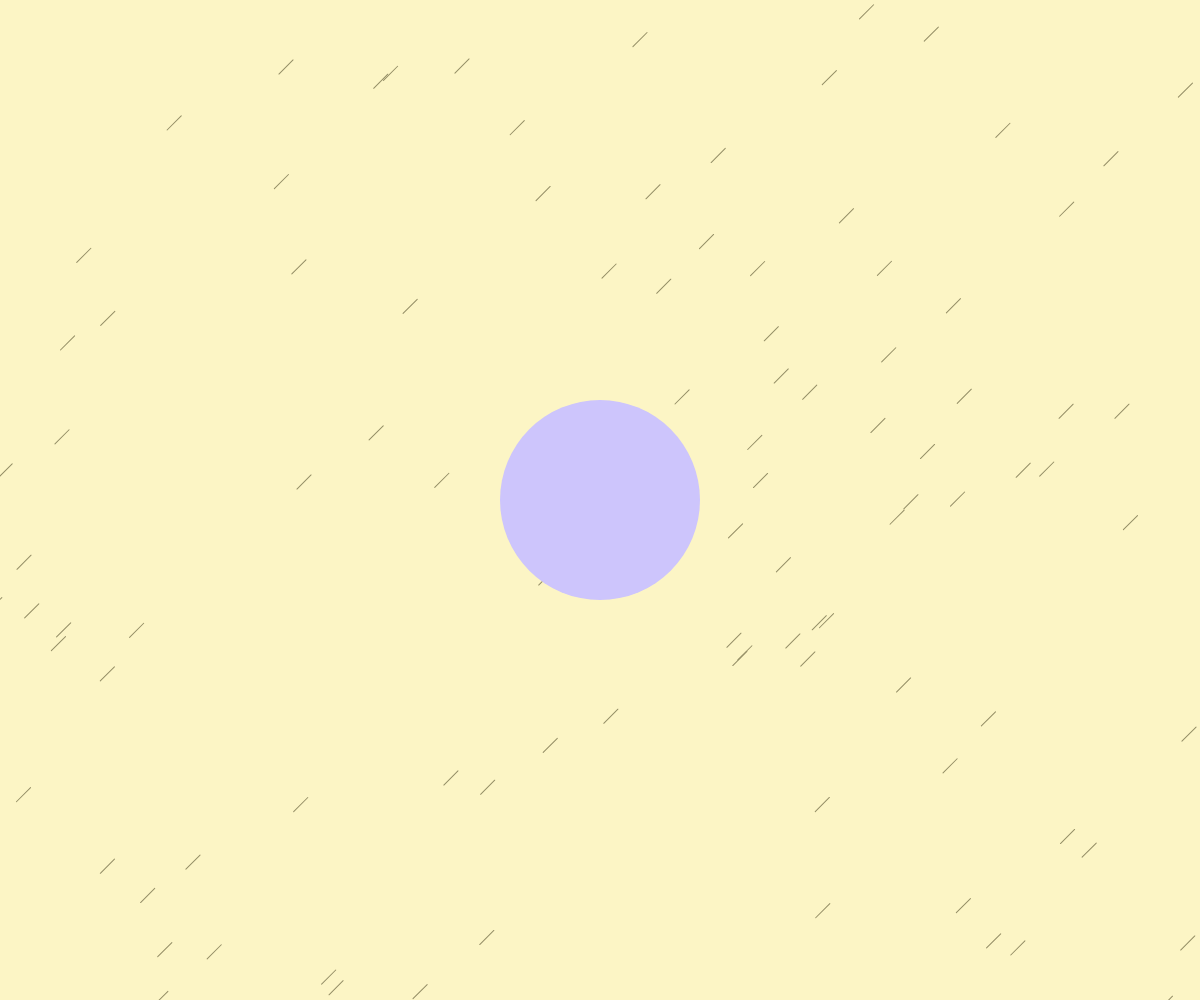
Frame 1 (no input)
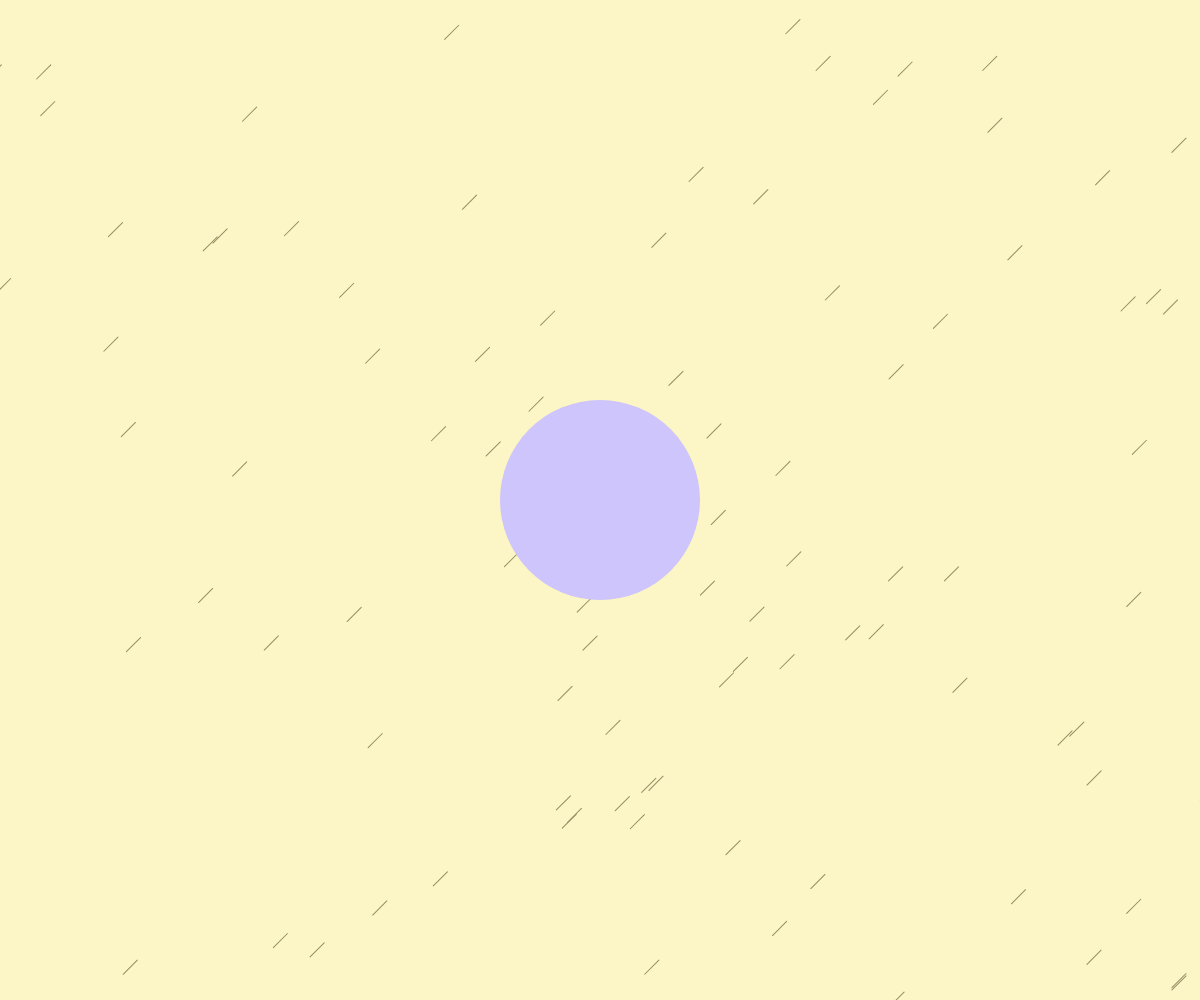
Frame 60 (no input)
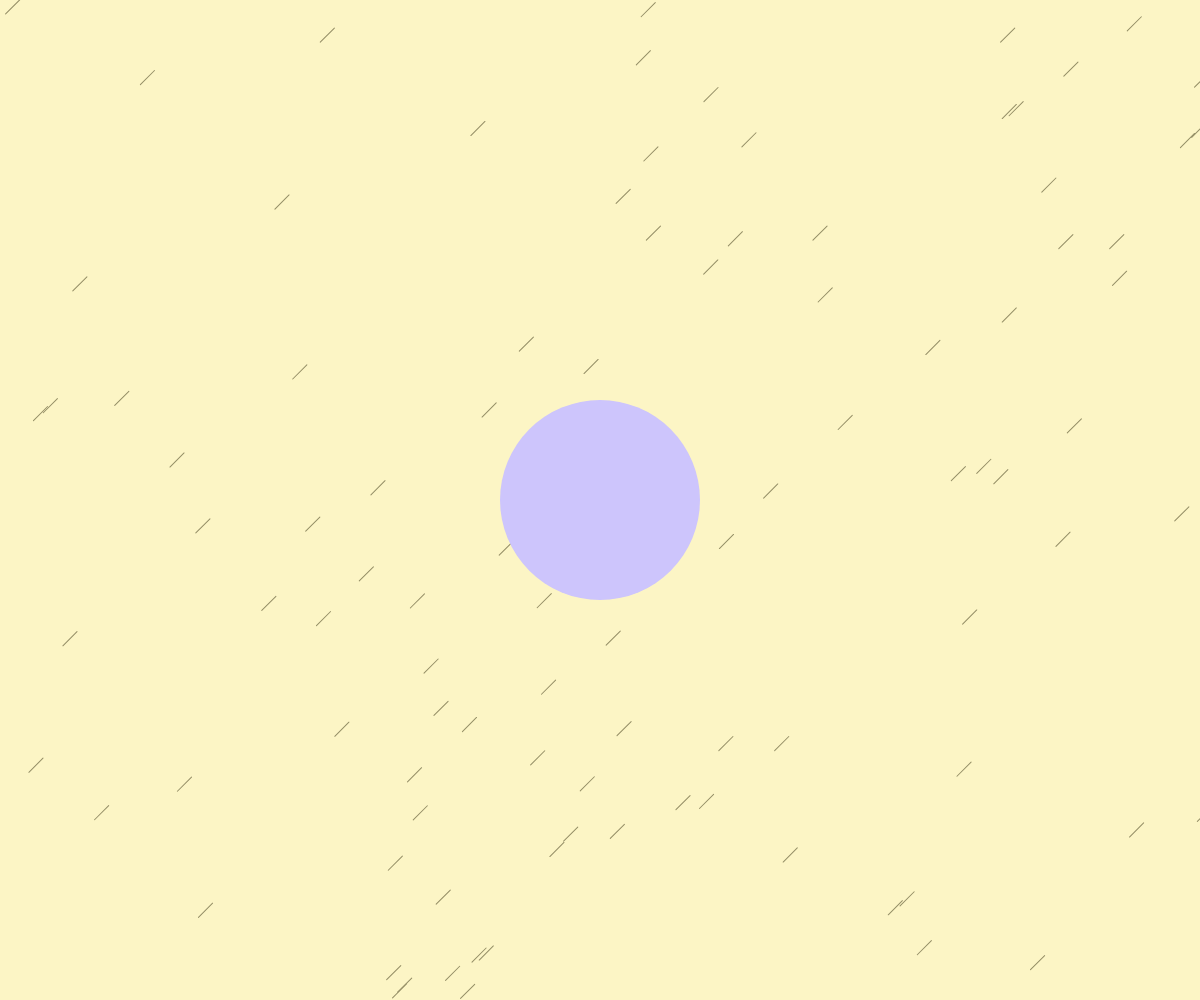
Frame 120 (the mouse pressed at the canvas centre since frame 60)

The p5.js sketch that drew these frames (run headless with seeded random() and noise() and a simulated clock; from frame 60 on, the mouse is pressed at the canvas centre):

// p5.js sketch
// ── sketch.js
var r = 100;
var num = 100;
var angle = 180-45;
var scratches = [];
var col_bg;
var col_sc;
var col_ci;
var entropy = 0.5;

function setup() {
  createCanvas(window.innerWidth, window.innerHeight);
  
  colorMode(HSB, 360, 100, 100, 100);
  col_bg = color(52,22,99);
  col_sc = color(52,31,58);
  col_ci = color(249,22,99);
  background(col_bg);
  
  for(var i=0; i<num; i++){
    var s = new scratch(random(width), random(height), 20, angle, col_sc, entropy);
    scratches.push(s);
  }
}

function draw() {
  background(col_bg);
  
  var dir = p5.Vector.fromAngle(radians(angle));
  for(var i=0; i<num; i++){
    scratches[i].animate(dir);
    scratches[i].display();
  }
  
  noStroke();
  fill(col_ci);
  ellipse(width/2, height/2, 200, 200);
}

window.onresize = function(){
  resizeCanvas(windowWidth, windowHeight);
}

// ── grassy.js
function grassy(px, l, c){
  this.coord = createVector(px, random(-20,20));
  this.len = l;
  this.wid = l/random(12,15);
  this.top = this.coord.y;
  this.col = c;

  this.animate = function(force){
    var move = force*this.len/80;
    this.top += move;
    this.top = constrain(this.top, this.coord.y-10, this.coord.y+10);
  }

  this.display = function(){
    stroke(this.col);
    strokeWeight(2);
    fill(this.col);

    push();
    translate(this.coord.x*windowWidth, windowHeight);
    beginShape();
    vertex(0,0);
    bezierVertex(0,0, 0,-this.len/2, -this.top,-l);
    bezierVertex(-this.top,-l, 0,-this.len/2, this.wid,0);
    endShape(CLOSE);
    pop();
  }
}

// ── scratch.js
function scratch(px, py, size, angle, col, e){
  this.pos = createVector(px, py);
  this.vel = p5.Vector.fromAngle(angle);
  this.acc = createVector(0, 0);
  this.maxspeed = 5;

  this.l = size;  // scratch length
  this.c = col;   // color
  this.theta = radians(angle);

  this.entropy = e;

  this.animate = function(dir){
    this.applyForce(dir);
    this.update();
  }

  this.applyForce = function(force){
    this.acc.add(force);
  }
  this.update = function(){
    var fact = 4*this.l/20;
    this.vel.add(this.acc);
    this.vel.setMag(fact);
    this.pos.add(this.vel);
    this.borders();
    this.acc.set(0);
  }
  this.borders = function(){
    if (this.pos.x < -this.l){
      this.pos.x = width + this.l;
      if(random(1) < this.entropy) this.pos.y = random(height);
    }
    if (this.pos.y < -this.l){
      this.pos.y = height + this.l;
      if(random(1) < this.entropy) this.pos.x = random(width);
    }
    if (this.pos.x > width + this.l){
      this.pos.x = -this.l;
      if(random(1) < this.entropy) this.pos.y = random(height);
    }
    if (this.pos.y > height + this.l){
      this.pos.y = -this.l;
      if(random(1) < this.entropy) this.pos.x = random(width);
    }
  }
  this.display = function(){
    stroke(this.c);
    strokeWeight(1);

    push();
    translate(this.pos.x, this.pos.y);
    rotate(this.theta);
    line(0,0, this.l,0);
    pop();
  }

}

// ── shapex.js
function shapex(px, py){
  colorMode(HSB, 360, 100, 100, 100);
  noiseSeed(random(10000));

  this.c1 = color(249,22,99);
  this.c2 = color(249,12,99);
  this.c3 = color(249,42,99);

  this.pos = createVector(px, py);
  this.points = [];
  var angle = 0;
  // var v = createVector(0,0);
  // this.points.push(v);

  for(var i=0; i<6; i++){
    angle = i*2*PI/6;
    var len = random(15,25);
    var v = p5.Vector.fromAngle(angle);
    v.setMag(len);
    this.points.push(v);
    print(v.x + " | " + v.y);
  }

  this.update = function(){
    for(var i=0; i<this.points.length; i++){
      // caca
    }
  }

  this.display = function(){
    stroke(this.c3);
    strokeWeight(0.5);

    push();
    translate(mouseX, mouseY);

    fill(this.c2);
    beginShape();
    vertex(0,0);
    vertex(this.points[2].x, this.points[2].y);
    vertex(this.points[3].x, this.points[3].y);
    endShape(CLOSE);

    fill(this.c1);
    beginShape();
    vertex(0,0);
    vertex(this.points[3].x, this.points[3].y);
    vertex(this.points[4].x, this.points[4].y);
    vertex(this.points[5].x, this.points[5].y);
    endShape(CLOSE);

    fill(this.c2);
    beginShape();
    vertex(0,0);
    vertex(this.points[5].x, this.points[5].y);
    vertex(this.points[0].x, this.points[0].y);
    endShape(CLOSE);

    fill(this.c1);
    beginShape();
    vertex(0,0);
    vertex(this.points[0].x, this.points[0].y);
    vertex(this.points[1].x, this.points[1].y);
    vertex(this.points[2].x, this.points[2].y);
    endShape(CLOSE);

    // fill(this.c2);
    // beginShape();
    // vertex(0,0);
    // vertex(this.points[4].x, this.points[4].y);
    // vertex(this.points[0].x, this.points[0].y);
    // vertex(this.points[1].x, this.points[1].y);
    // endShape(CLOSE);

    pop();
  }

}
